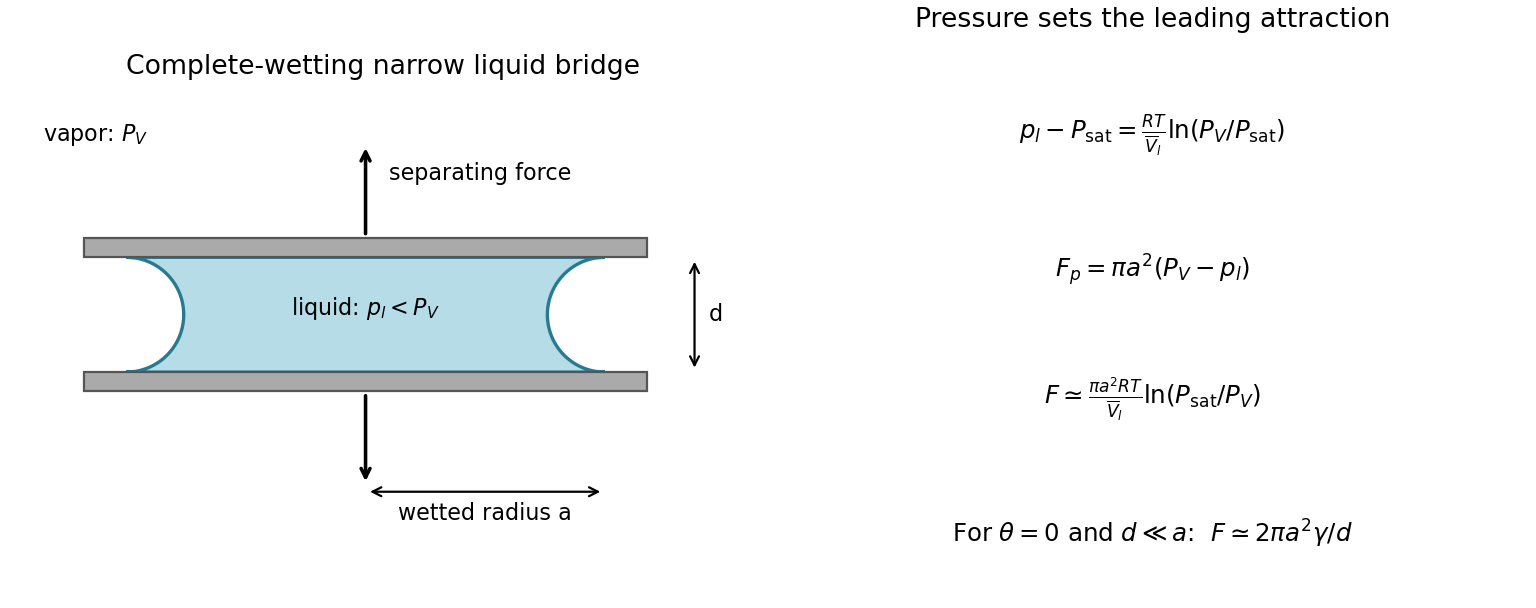

Python code for this plot:
"""Original explanatory diagram; run in the desired output directory. Tested with Python 3.14, numpy and matplotlib."""
import numpy as np
import matplotlib
matplotlib.use("Agg")
import matplotlib.pyplot as plt
from matplotlib.patches import Rectangle, Polygon, Circle, FancyArrowPatch
plt.rcParams.update({"font.size":10,"figure.facecolor":"white","axes.facecolor":"white","savefig.facecolor":"white"})
fig,axs=plt.subplots(1,2,figsize=(9.6,3.8),layout='constrained')
a=axs[0];a.set_title('Complete-wetting narrow liquid bridge')
r=.48;a0=2;y=np.linspace(-r,r,160);xb=a0-np.sqrt(np.maximum(0,r*r-y*y));poly=np.column_stack([np.r_[-xb,xb[::-1]],np.r_[y,y[::-1]]]);a.add_patch(Polygon(poly,fc='#b5dce7',ec='#287a91',lw=1.5))
for yy in [-r-.16,r]:a.add_patch(Rectangle((-2.35,yy),4.7,.16,fc='#aaa',ec='#555'))
a.annotate('',(2.75,-r),(2.75,r),arrowprops={'arrowstyle':'<->'});a.text(2.87,0,'d',va='center');a.annotate('',(0,r+.16),(0,r+.95),arrowprops={'arrowstyle':'<-','lw':1.6});a.annotate('',(0,-r-.16),(0,-r-.95),arrowprops={'arrowstyle':'<-','lw':1.6})
a.text(.2,r+.65,'separating force');a.text(0,0,r'liquid: $p_l<P_V$',ha='center');a.text(-2.7,1.45,r'vapor: $P_V$',ha='left');a.annotate('',(0,-1.48),(a0,-1.48),arrowprops={'arrowstyle':'<->'});a.text(a0/2,-1.72,'wetted radius a',ha='center');a.set(xlim=(-3,3.3),ylim=(-2,1.9),aspect='equal');a.axis('off')
a=axs[1];a.set_title('Pressure sets the leading attraction');a.axis('off')
for yy,txt in [(0.83,r'$p_l-P_{\rm sat}=\frac{RT}{\overline{V}_l}\ln(P_V/P_{\rm sat})$'),(.59,r'$F_p=\pi a^2(P_V-p_l)$'),(.36,r'$F\simeq\frac{\pi a^2 RT}{\overline{V}_l}\ln(P_{\rm sat}/P_V)$'),(.12,r'For $\theta=0$ and $d\ll a$:  $F\simeq2\pi a^2\gamma/d$')]:a.text(.5,yy,txt,ha='center',va='center',transform=a.transAxes,fontsize=11)
fig.savefig('paper-1-capillary-bridge.png',dpi=160);plt.close(fig)
